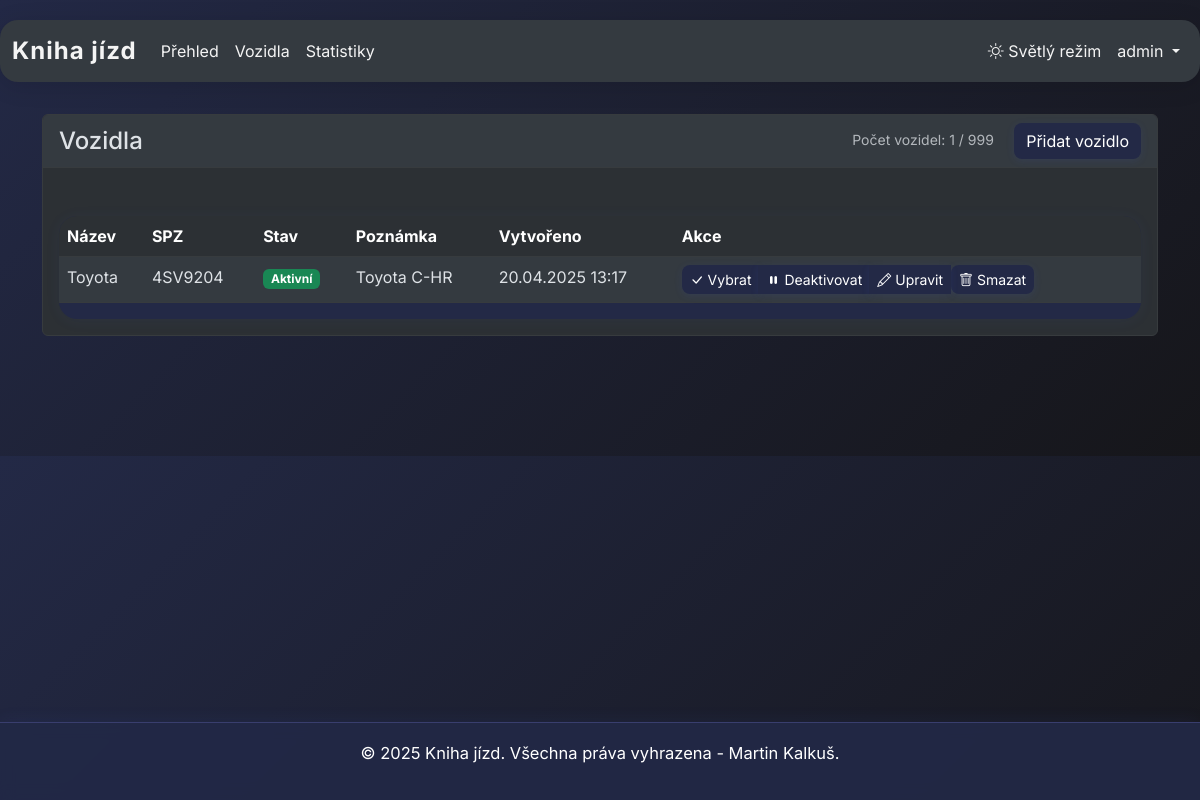
Before: /vozidla (signed in) with the older database file.
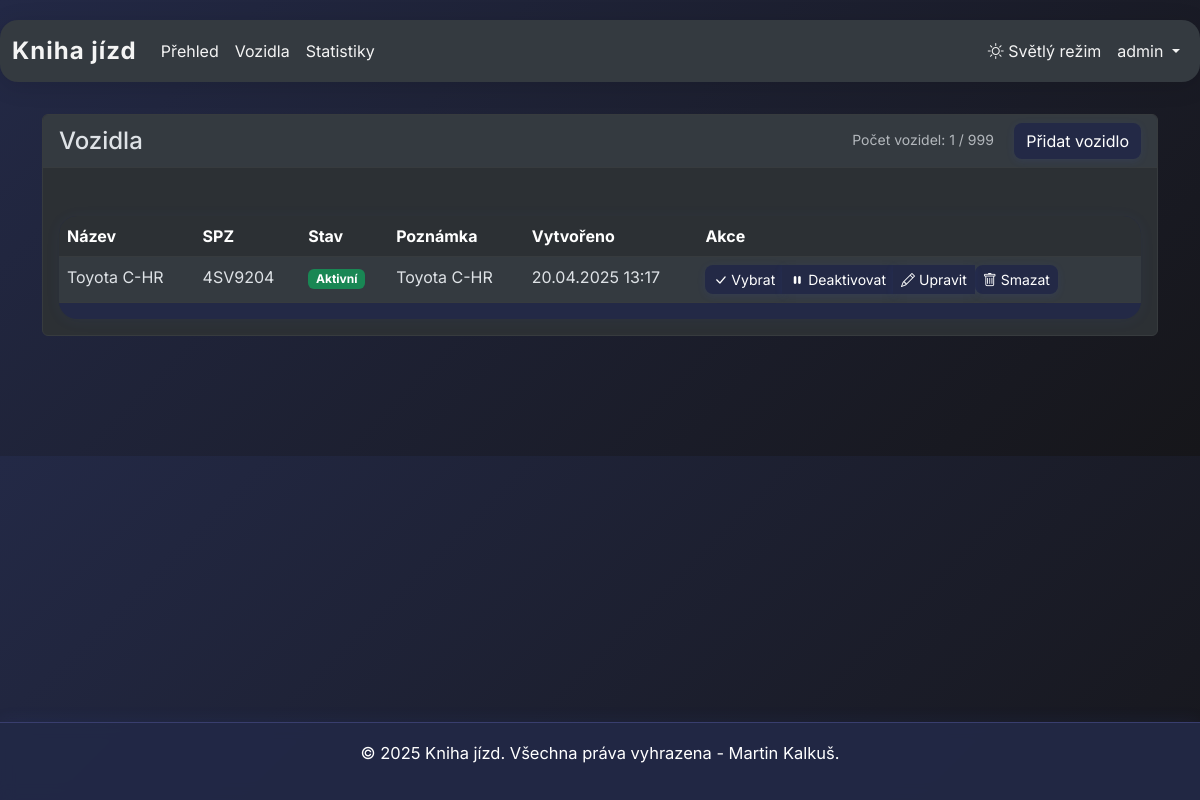
After: the same page with the newer database file.
### models.py (models this page shows)
class Vozidlo(db.Model):
    __tablename__ = 'vozidla'
    id = db.Column(Integer, primary_key=True)
    nazev = db.Column(String(100), nullable=False)
    spz = db.Column(String(20), nullable=False, unique=True)
    aktivni = db.Column(Boolean, default=True)
    vytvoreno = db.Column(DateTime, default=datetime.utcnow)
    poznamka = db.Column(Text)
    pocatecni_stav_km = db.Column(Integer, nullable=False)  # Počáteční stav tachometru
    aktualni_stav_km = db.Column(Integer, nullable=False)   # Aktuální stav tachometru
    user_id = db.Column(Integer, db.ForeignKey('users.id'), nullable=False)
    user = db.relationship('User', backref=db.backref('vozidla', lazy=True))

### app.py (the view)
@app.route('/vozidla')
@login_required
def vozidla():
    vozidla = Vozidlo.query.filter_by(user_id=current_user.id).all()
    return render_template('vozidla.html', vozidla=vozidla, max_vozidel=current_user.max_vozidel)

### app.py (called while the page is built)
@app.before_request
def before_request():
    if 'dark_mode' not in session:
        session['dark_mode'] = True

@login_manager.user_loader
def load_user(user_id):
    return User.query.get(int(user_id))

@app.context_processor
def inject_now():
    return {'now': datetime.now()}

### templates/vozidla.html (shortened to what this page needs)
{% extends 'base.html' %}
{% block content %}
<div class="card">
    <div class="card-header d-flex justify-content-between align-items-center">
        <h4 class="mb-0">Vozidla</h4>
        <div>
            <small class="text-muted me-3">Počet vozidel: {{ vozidla|length }} / {{ max_vozidel }}</small>
            <button type="button" class="btn btn-primary" data-bs-toggle="modal" data-bs-target="#addVehicleModal"
                    {% if vozidla|length >= max_vozidel %}disabled{% endif %}>
                Přidat vozidlo
            </button>
        </div>
    </div>
    <div class="card-body">
        <div class="table-responsive">
            <table class="table table-striped">
                <thead>
                    <tr>
                        <th>Název</th>
                        <th>SPZ</th>
                        <th>Stav</th>
                        <th>Poznámka</th>
                        <th>Vytvořeno</th>
                        <th>Akce</th>
                    </tr>
                </thead>
                <tbody>
                    {% for vozidlo in vozidla %}
                    <tr>
                        <td>{{ vozidlo.nazev }}</td>
                        <td>{{ vozidlo.spz }}</td>
                        <td>
                            {% if vozidlo.aktivni %}
                            <span class="badge bg-success">Aktivní</span>
                            {% else %}
                            <span class="badge bg-secondary">Neaktivní</span>
                            {% endif %}
                        </td>
                        <td>{{ vozidlo.poznamka }}</td>
                        <td>{{ vozidlo.vytvoreno.strftime('%d.%m.%Y %H:%M') }}</td>
                        <td>
                            <div class="btn-group" role="group">
                                <button type="button" class="btn btn-sm btn-primary" onclick="window.location.href='{{ url_for('prepnout_vozidlo', id=vozidlo.id) }}'">
                                    <i class="bi bi-check-lg"></i> Vybrat
                                </button>
                                {% if vozidlo.aktivni %}
                                <button type="button" class="btn btn-sm btn-warning" onclick="window.location.href='{{ url_for('deaktivovat_vozidlo', id=vozidlo.id) }}'">
                                    <i class="bi bi-pause-fill"></i> Deaktivovat
                                </button>
                                {% else %}
                                <button type="button" class="btn btn-sm btn-success" onclick="window.location.href='{{ url_for('aktivovat_vozidlo', id=vozidlo.id) }}'">
                                    <i class="bi bi-play-fill"></i> Aktivovat
                                </button>
                                {% endif %}
                                <a href="{{ url_for('vozidla.edit_vozidlo', vozidlo_id=vozidlo.id) }}" class="btn btn-sm btn-secondary">
                                    <i class="bi bi-pencil"></i> Upravit
                                </a>
                                <form action="{{ url_for('vozidla.smazat_vozidlo', vozidlo_id=vozidlo.id) }}" method="post" style="display:inline;">
                                    <button type="submit" class="btn btn-sm btn-danger" onclick="return confirm('Opravdu chcete smazat toto vozidlo?');">
                                        <i class="bi bi-trash"></i> Smazat
                                    </button>
                                </form>
                            </div>
                        </td>
                    </tr>
                    {% endfor %}
                </tbody>
            </table>
        </div>
    </div>
</div>
{% endblock %}

Changed rows visible on the page:
changed Vozidlo "Toyota C-HR": nazev "Toyota" → "Toyota C-HR"
